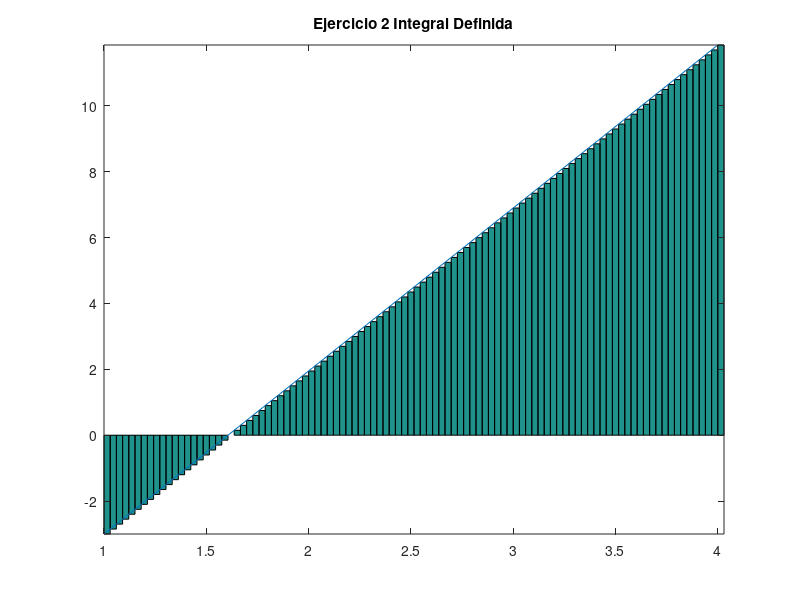

This figure's MATLAB source:
% Octave Script
% Title			:1.7 Funcion Primitiva
% Description		:Script para graficar el ejericio 20 de la actividad 1.7
% Author		:Luis Gerardo Cardozo Carranza (Gerard_CRS) luiscardozo161002@gmail.com
% Date			:20210517
% sion		        :1
% Usage			:octave> /path/Funcion_Primitiva_Actividad_1.7_Luis Gerardo Cardozo Carranza_3202
% Notes			:Requiere aplicacion octave usar en consola preferentemente.
%                       4
%Actividad_Ejercicio 20 ∫ 3 dx
%                      -1
%Limpia la pantalla y las variables.
clc, clear
f=@(x,y) 3*x;
resultado=integral(f, -1,4);
fprintf('El valor de la integral es:%2.1f\n',resultado)

%Define los intervalos y el numero de rectangulos.
a = -1;
b =  4;
n = 100;

%Determina la longitud de la base o el incremento de x.
base = (b-a)/n;

%Definicion de la funcion.
x =a:base:(b-base);

%Y esta representada por la variable altura
altura=(3*x);

%Establece   la    linea   que   forma  la funcion
x2 = linspace(1,4,100);
y2 = (3*x);

%Inicio del  intervalo, fin del intervalo, numero de rectangulos.
xa = linspace(1,4,100);
yab =(3*x);

%Dibuja una  grafica de barras una a lado de otra sin espacios
g = bar(xa,yab,'histc');

%Permite continuar  graficando  despues de que ya exista un grafica trazada
hold on

%Grafica la funcion
plot(x2,y2);

%Asigna un nombre a la grafica 
title("Ejercicio 2 Integral Definida");

%Ajusta la grafica a los datos.
axis tight
